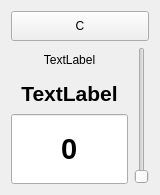
   <widget class="QWidget" name="gridLayoutWidget_9">
    <property name="geometry">
     <rect>
      <x>730</x>
      <y>390</y>
      <width>160</width>
      <height>175</height>
     </rect>
    </property>
    <layout class="QGridLayout" name="gridLayout_9">
     <item row="1" column="1" rowspan="3">
      <widget class="QSliderMod1" name="verticalSlider_9">
       <property name="contextMenuPolicy">
        <enum>Qt::CustomContextMenu</enum>
       </property>
       <property name="orientation">
        <enum>Qt::Vertical</enum>
       </property>
      </widget>
     </item>
     <item row="3" column="0">
      <widget class="QLineEditMod1" name="lineEdit_9">
       <property name="minimumSize">
        <size>
         <width>100</width>
         <height>70</height>
        </size>
       </property>
       <property name="font">
        <font>
         <pointsize>22</pointsize>
         <weight>75</weight>
         <bold>true</bold>
        </font>
       </property>
       <property name="contextMenuPolicy">
        <enum>Qt::CustomContextMenu</enum>
       </property>
       <property name="text">
        <string>0</string>
       </property>
       <property name="alignment">
        <set>Qt::AlignCenter</set>
       </property>
      </widget>
     </item>
     <item row="2" column="0">
      <widget class="QLabel" name="paramLabel_9">
       <property name="minimumSize">
        <size>
         <width>100</width>
         <height>30</height>
        </size>
       </property>
       <property name="font">
        <font>
         <pointsize>16</pointsize>
         <weight>75</weight>
         <bold>true</bold>
        </font>
       </property>
       <property name="contextMenuPolicy">
        <enum>Qt::CustomContextMenu</enum>
       </property>
       <property name="text">
        <string>TextLabel</string>
       </property>
       <property name="alignment">
        <set>Qt::AlignCenter</set>
       </property>
      </widget>
     </item>
     <item row="1" column="0">
      <widget class="QLabel" name="blockLabel_9">
       <property name="minimumSize">
        <size>
         <width>100</width>
         <height>25</height>
        </size>
       </property>
       <property name="contextMenuPolicy">
        <enum>Qt::CustomContextMenu</enum>
       </property>
       <property name="text">
        <string>TextLabel</string>
       </property>
       <property name="alignment">
        <set>Qt::AlignCenter</set>
       </property>
      </widget>
     </item>
     <item row="0" column="0" colspan="2">
      <widget class="QPushButton" name="parameter_pushButton_3">
       <property name="minimumSize">
        <size>
         <width>0</width>
         <height>30</height>
        </size>
       </property>
       <property name="contextMenuPolicy">
        <enum>Qt::CustomContextMenu</enum>
       </property>
       <property name="text">
        <string>C</string>
       </property>
       <property name="checkable">
        <bool>true</bool>
       </property>
      </widget>
     </item>
    </layout>
   </widget>
